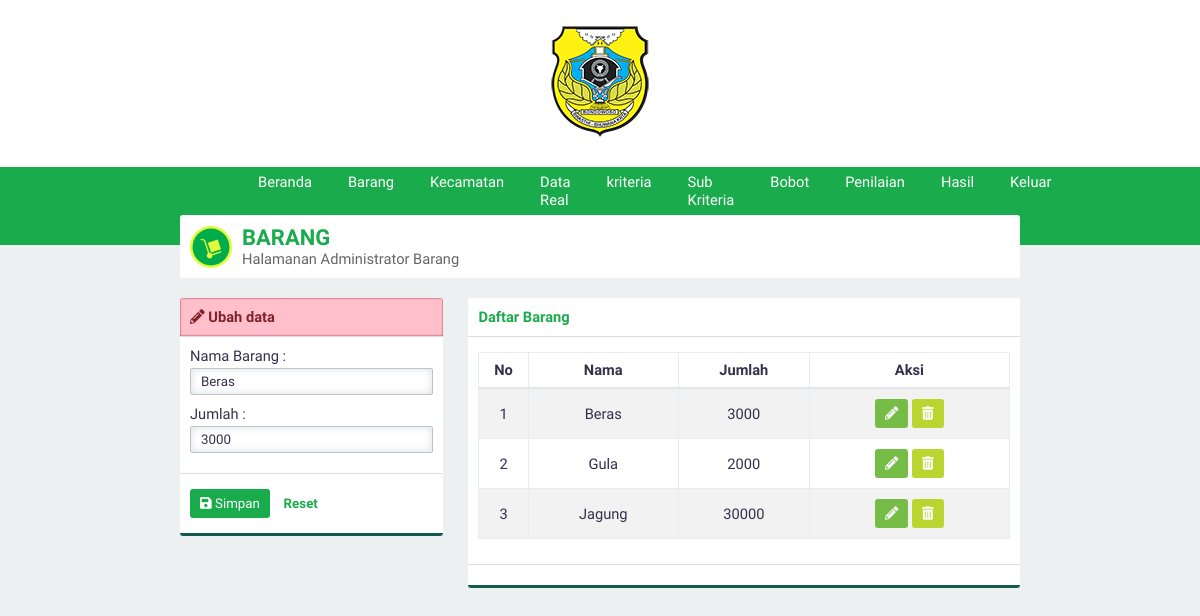
/?page=barang&aksi=ubah&id=3 (signed in), run on the app's committed database.
### tables this page shows
CREATE TABLE `jenis_barang` (
  `id_jenisbarang` int(3) NOT NULL,
  `namaBarang` varchar(30) NOT NULL,
  `jumlah` varchar(20) NOT NULL
);

### page/barang.php (the view, shortened to what this page needs)
<div class="panel">
    <div class="panel-middle" id="judul">
        <img src="asset/image/barang.svg">
        <div id="judul-text">
            <h2 class="text-green">BARANG</h2>
            Halamanan Administrator Barang
        </div>
    </div>
</div>
<div class="row">
    <div class="col-4">
        <div class="panel">
            <?php
            if (@htmlspecialchars($_GET['aksi']) == 'ubah') {
                include 'ubahbarang.php';
            } else {
                include 'tambahbarang.php';
            }
            ?>
        </div>
    </div>
    <div class="col-8">
        <div class="panel">
            <div class="panel-top">
                <b class="text-green">Daftar Barang</b>
            </div>
            <div class="panel-middle">
                <div class="table-responsive">
                    <table>
                        <thead>
                            <tr>
                                <th>No</th>
                                <th>Nama</th>
                                <th>Jumlah</th>
                                <th>Aksi</th>
                            </tr>
                        </thead>
                        <tbody>
                            <?php
                            $query = "SELECT * FROM jenis_barang";
                            $execute = $konek->query($query);
                            if ($execute->num_rows > 0) {
                                $no = 1;
                                while ($data = $execute->fetch_array(MYSQLI_ASSOC)) {
                                    echo "
                                <tr id='data'>
                                    <td>$no</td>
                                    <td>$data[namaBarang]</td>
                                    <td>$data[jumlah]</td>
                                    <td>
                                    <div class='norebuttom'>
                                    <a class=\"btn btn-light-green\" href='./?page=barang&aksi=ubah&id=" . $data['id_jenisbarang'] . "'><i class='fa fa-pencil-alt'></i></a>
                                    <a class=\"btn btn-yellow\" data-a=" . $data['namaBarang'] . " id='hapus' href='./proses/proseshapus.php/?op=barang&id=" . $data['id_jenisbarang'] . "'><i class='fa fa-trash-alt'></i></a></td>
                                </div></tr>";
                                    $no++;
                                }
                            } else {
                                echo "<tr><td  class='text-center text-green' colspan='3'>Kosong</td></tr>";
                            }
                            ?>
                </div>
            </div>
            <div class="panel-bottom"></div>
        </div>

### page/ubahbarang.php (shortened to what this page needs)
<?php
$id = htmlspecialchars(@$_GET['id']);
$query = "SELECT id_jenisbarang,namaBarang,jumlah FROM jenis_barang WHERE id_jenisbarang='$id'";
$execute = $konek->query($query);
if ($execute->num_rows > 0) {
    $data = $execute->fetch_array(MYSQLI_ASSOC);
} else {
    header('location:./?page=barang');
}
?>
<div class="panel-top panel-top-edit">
    <b><i class="fa fa-pencil-alt"></i> Ubah data</b>
</div>
<form id="form" method="POST" action="./proses/prosesubah.php">
    <div class="panel-middle">
        <div class="group-input">
            <label for="barang">Nama Barang :</label>
            <input type="text" value="<?php echo $data['namaBarang']; ?>" class="form-custom" required autocomplete="off" placeholder="Nama Barang" id="barang" name="barang">
            <label for="jumlah">Jumlah :</label>
            <input type="number" value="<?php echo $data['jumlah']; ?>" class="form-custom" required autocomplete="off" placeholder="jumlah" id="jumlah" name="jumlah">
        </div>
    </div>
    <div class="panel-bottom">
        <button type="submit" id="buttonsimpan" class="btn btn-green"><i class="fa fa-save"></i> Simpan</button>
        <button type="reset" id="buttonreset" class="btn btn-second">Reset</button>
    </div>
</form>

### asset/css/style.css (style rules this page uses)
* { padding: 0; margin: 0; font-family: 'Work Sans', sans-serif; color: #36304A; font-weight: 500; letter-spacing: normal; }
a { text-decoration: none; }
h2 { font-size: 1.5em; }
b, h1, h2, h3, h4, h5 { padding: 0; font-weight: 600 !important; margin: 0.83em 0em; }
.text-green { color: #1aab4c !important; }
input, select { border: none; width: 100%; }
.form-custom { padding: 5px 10px; border: solid 1px #BDC3C7; -webkit-border-radius: 2px; -moz-border-radius: 2px; border-radius: 2px; box-sizing: border-box; box-shadow: inset 0 0 8px #d9dfe3; margin: 3px 0 10px 0; }
.btn { border: none; -webkit-padding: 7px 10px; -o-padding: 7px 10px; -moz-padding: 7px 10px; padding: 7px 10px; border-radius: 3px; margin: 5px 0px; display: inline-block; cursor: pointer; font-size: 10pt !important; }
.btn i { color: white !important; }
.btn-green { background-color: #1aab4c; color: white !important; }
.btn-light-green { background-color: #76bd47; color: white !important; }
.btn-yellow { background-color: #bad530; color: white !important; }
.btn-second { background-color: transparent; color: #1aab4c; font-weight: 600; }
.row { margin-top: 10px; display: flex; }
div[class^="col-"] { margin-left: 3%; }
div[class^="col-"]:first-child { margin-left: 0%; }
.col-4 { width: 31.3333333333%; }
.col-8 { width: 65.6666666667%; }
.table-responsive { overflow-y: hidden; }
table { width: 100%; text-align: center; border-collapse: collapse; margin: 5px 0px 15px 0px; }
table tr th { padding: 8px 0px; border: solid 1px #e9ecef; border-bottom: solid 2px #e4e7ea; font-weight: bold; }
table td { border: solid 1px #e9ecef; padding: 5px; }
table tr#data:nth-child(odd) { background-color: #f2f2f2; }
.panel { background-color: white; border-radius: 3px; -webkit-box-sizing: border-box; -moz-box-sizing: border-box; -o-box-sizing: border-box; box-sizing: border-box; margin-bottom: 20px; overflow: hidden; }
.panel-top-edit { background-color: #ffc0cb; box-shadow: inset 0px 0px 2px #800000; color: #802029; }
.panel-top-edit b, .panel-top-edit i { color: #802029; }
.panel-top { padding: 10px; box-sizing: padding-box; border-bottom: solid 1px #dddddd; }
.panel-middle { padding: 10px; box-sizing: padding-box; }
.panel-bottom { padding: 10px; border-bottom: solid 3px #135a4c; border-top: solid 1px #dddddd; }
body { background-color: #ECF0F1; display: flex; width: 100vw; height: 100vh; align-items: center; flex-direction: column; overflow-x: hidden; font-size: 11pt; }
#judul { display: flex; align-items: center; }
#judul img { margin-right: 10px; }
#judul #judul-text { color: #666666; }
#judul #judul-text h2 { margin: 0 !important; }

### data on the page
jenis_barang: barang "Beras", jumlah "3000", namaBarang "Beras"
jenis_barang: namaBarang "Gula", jumlah "2000"
jenis_barang: namaBarang "Jagung", jumlah "30000"
